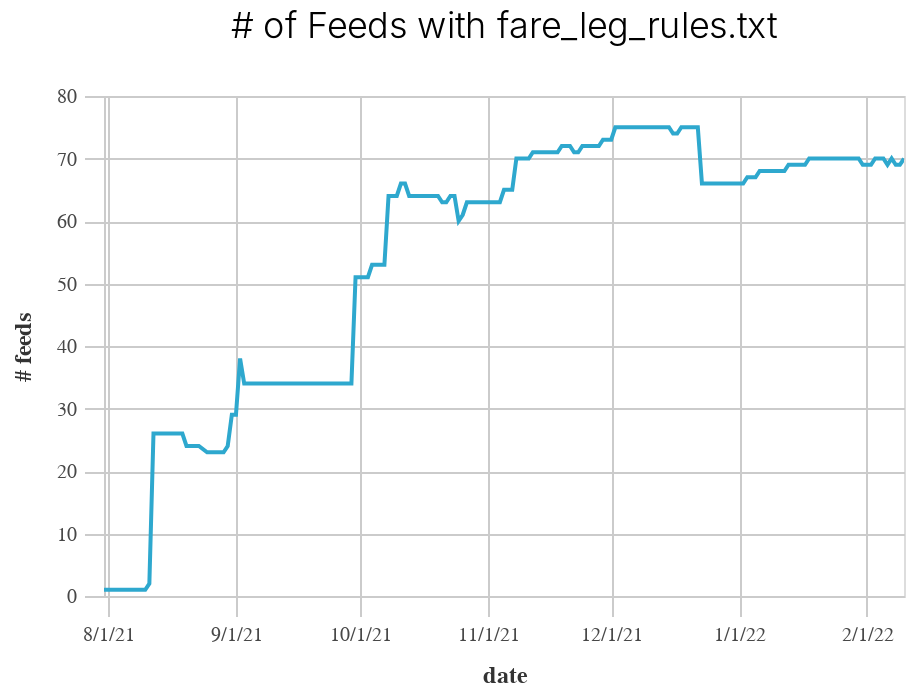

Source (notebook cell):
### Code cell
chart = setup_charts.base_line_chart(feeds_by_date)
chart = setup_charts.add_tooltip(chart, "feed_key")

chart = (chart
         .encode(
             y=alt.Y("feed_key", title="# feeds"),
             color=alt.value(cp.CALITP_CATEGORY_BRIGHT_COLORS[0]),
         )
)

chart = (styleguide.preset_chart_config(chart)
         .properties(title="# of Feeds with fare_leg_rules.txt")
        )

display(chart)

### Figure 1 — Vega-Lite specification as saved in the notebook (floating-point values rounded to 4 significant figures; data arrays with more than 128 entries replaced by an {"elided": "..."} marker saying what was removed)
{"config": {"view": {"continuousWidth": 400, "continuousHeight": 300}, "axis": {"domainColor": "#cbcbcb", "grid": true, "gridColor": "#cbcbcb", "gridWidth": 1, "labelColor": "#474747", "labelFont": "Nunito Sans", "labelFontSize": 10, "labelPadding": 4, "tickColor": "#cbcbcb", "tickSize": 10, "titleColor": "#333", "titleFont": "Raleway", "titleFontSize": 12, "titlePadding": 10}, "axisBand": {"grid": false}, "background": "white", "font": "Raleway", "header": {"labelFont": "Nunito Sans", "titleFont": "Raleway"}, "legend": {"labelColor": "#333", "labelFont": "Nunito Sans", "labelFontSize": 11, "labelLimit": 0, "padding": 1, "symbolSize": 30, "symbolType": "square", "titleColor": "#333", "titleFont": "Raleway", "titleFontSize": 14, "titlePadding": 10}, "title": {"anchor": "middle", "font": "Raleway", "fontSize": 18, "fontWeight": 300, "offset": 20}}, "data": {"name": "data-e84d040326526a51409980472651000d"}, "mark": "line", "encoding": {"color": {"value": "#2EA8CE"}, "tooltip": [{"field": "date", "type": "temporal"}, {"field": "feed_key", "type": "quantitative"}], "x": {"axis": {"format": "%-m/%-d/%y"}, "field": "date", "type": "temporal"}, "y": {"field": "feed_key", "title": "# feeds", "type": "quantitative"}}, "height": 250, "selection": {"selector001": {"type": "interval", "bind": "scales", "encodings": ["x", "y"]}}, "title": "# of Feeds with fare_leg_rules.txt", "width": 400, "$schema": "https://vega.github.io/schema/vega-lite/v4.17.0.json", "datasets": {"data-e84d040326526a51409980472651000d": {"elided": "190 records"}}}
